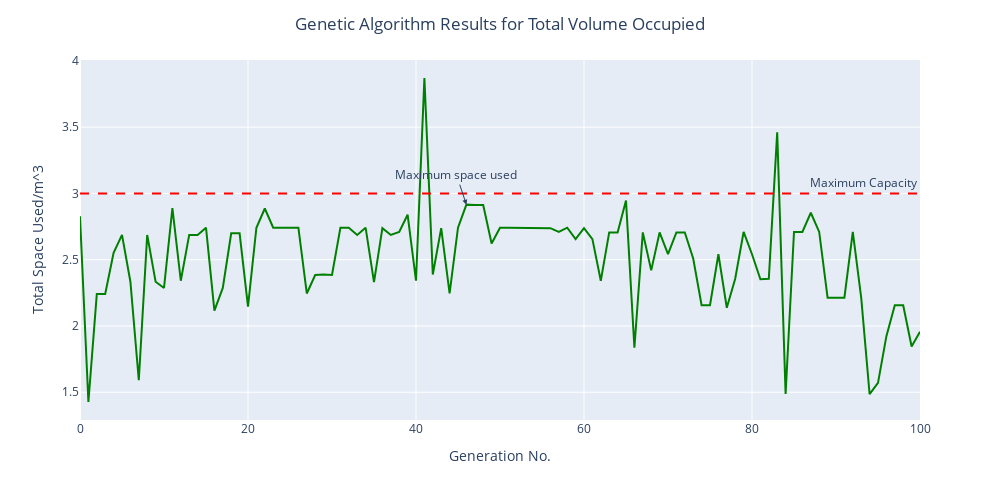

Write notebook code for a chart like this one.
### Code cell
import plotly.express as px
figure = px.line(x = range(0,101), y = ga.list_of_solutions_space, width=1000, height=500)
figure.update_layout(title_text='Genetic Algorithm Results for Total Volume Occupied', title_x=0.5)
figure.update_yaxes(title_text='Total Space Used/m^3')
figure.update_xaxes(title_text='Generation No.')
figure.update_traces(line_color='green')
figure.add_hline(y=limit,line_dash="dash", line_color="red",annotation_text="Maximum Capacity")

figure.add_annotation(x=ga.best_solution.generation, y=ga.best_solution.used_space,
            text="Maximum space used",
            showarrow=True,
            arrowhead=2)


figure.show()

### Figure 1 — Plotly figure (JSON) as saved in the notebook; plotly's stock layout.template omitted (floating-point values rounded to 4 significant figures)
{"data": [{"hovertemplate": "x=%{x}<br>y=%{y}<extra></extra>", "legendgroup": "", "line": {"color": "green", "dash": "solid"}, "marker": {"symbol": "circle"}, "mode": "lines", "name": "", "orientation": "v", "showlegend": false, "type": "scatter", "x": [0, 1, 2, 3, 4, 5, 6, 7, 8, 9, 10, 11, 12, 13, 14, 15, 16, 17, 18, 19, 20, 21, 22, 23, 24, 25, 26, 27, 28, 29, 30, 31, 32, 33, 34, 35, 36, 37, 38, 39, 40, 41, 42, 43, 44, 45, 46, 47, 48, 49, 50, 51, 52, 53, 54, 55, 56, 57, 58, 59, 60, 61, 62, 63, 64, 65, 66, 67, 68, 69, 70, 71, 72, 73, 74, 75, 76, 77, 78, 79, 80, 81, 82, 83, 84, 85, 86, 87, 88, 89, 90, 91, 92, 93, 94, 95, 96, 97, 98, 99, 100], "xaxis": "x", "y": [2.827, 1.426, 2.241, 2.241, 2.551, 2.687, 2.334, 1.591, 2.687, 2.334, 2.287, 2.89, 2.341, 2.687, 2.687, 2.741, 2.116, 2.287, 2.699, 2.699, 2.146, 2.741, 2.886, 2.741, 2.741, 2.741, 2.741, 2.245, 2.385, 2.388, 2.385, 2.741, 2.741, 2.687, 2.741, 2.33, 2.738, 2.687, 2.709, 2.839, 2.341, 3.871, 2.388, 2.738, 2.245, 2.741, 2.915, 2.912, 2.912, 2.622, 2.741, 2.741, 2.741, 2.741, 2.738, 2.741, 2.738, 2.709, 2.741, 2.655, 2.738, 2.655, 2.341, 2.706, 2.706, 2.946, 1.836, 2.706, 2.419, 2.706, 2.541, 2.706, 2.706, 2.509, 2.156, 2.156, 2.541, 2.138, 2.356, 2.709, 2.541, 2.353, 2.356, 3.46, 1.486, 2.709, 2.709, 2.854, 2.709, 2.213, 2.213, 2.213, 2.709, 2.213, 1.486, 1.57, 1.923, 2.156, 2.156, 1.845, 1.956], "yaxis": "y"}], "layout": {"annotations": [{"showarrow": false, "text": "Maximum Capacity", "x": 1, "xanchor": "right", "xref": "x domain", "y": 3, "yanchor": "bottom", "yref": "y"}, {"arrowhead": 2, "showarrow": true, "text": "Maximum space used", "x": 46, "y": 2.915}], "height": 500, "legend": {"tracegroupgap": 0}, "margin": {"t": 60}, "shapes": [{"line": {"color": "red", "dash": "dash"}, "type": "line", "x0": 0, "x1": 1, "xref": "x domain", "y0": 3, "y1": 3, "yref": "y"}], "title": {"text": "Genetic Algorithm Results for Total Volume Occupied", "x": 0.5}, "width": 1000, "xaxis": {"anchor": "y", "autorange": true, "domain": [0, 1], "range": [0, 100], "title": {"text": "Generation No."}, "type": "linear"}, "yaxis": {"anchor": "x", "autorange": true, "domain": [0, 1], "range": [1.291, 4.007], "title": {"text": "Total Space Used/m^3"}, "type": "linear"}}}
